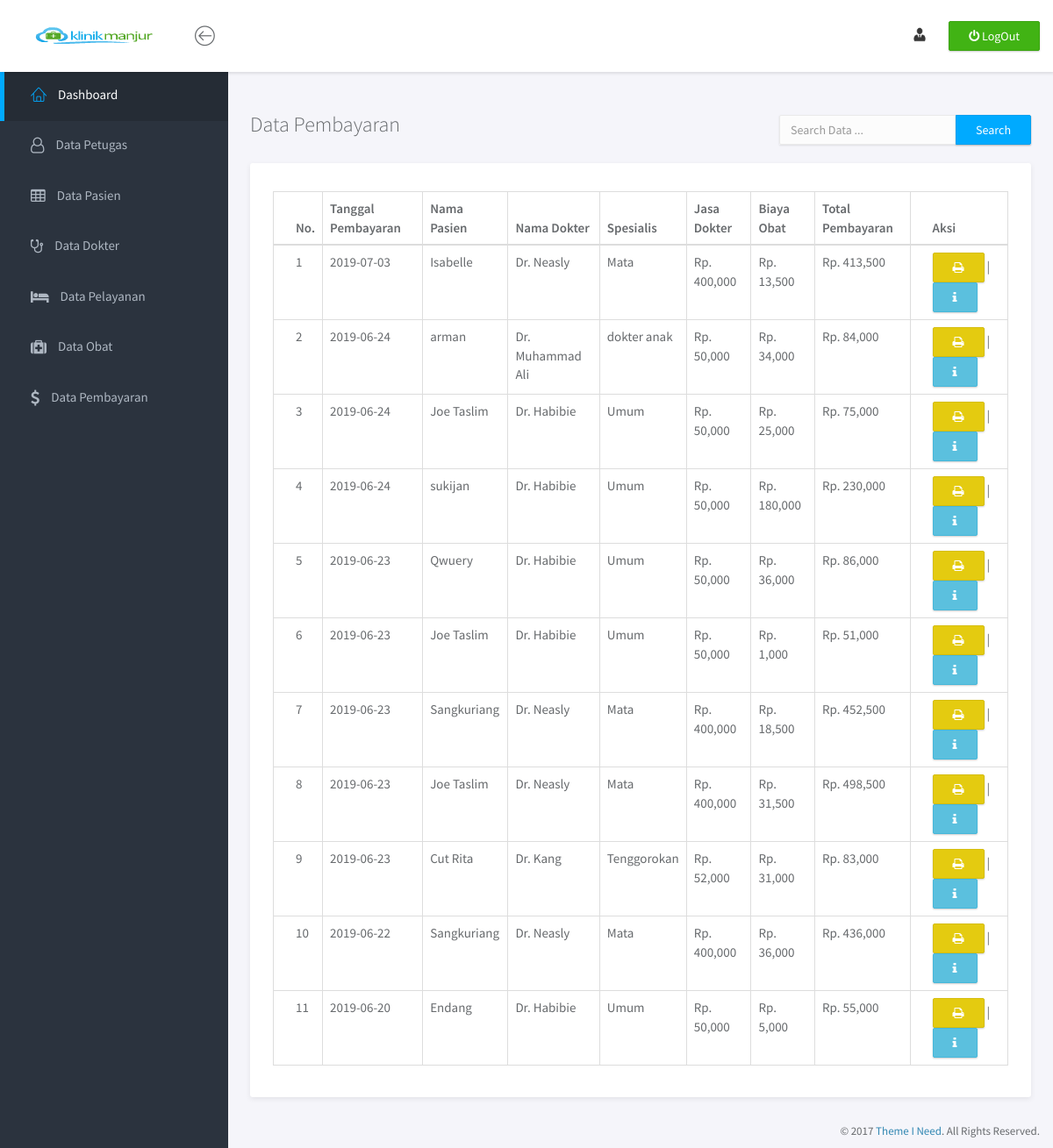
Page /admin/data-biaya.php on the committed database.
### tables this page shows
CREATE TABLE `bayar` (
  `id_bayar` int(11) NOT NULL,
  `id_pasien` int(11) NOT NULL,
  `id_dokter` int(11) NOT NULL,
  `tanggal_bayar` date NOT NULL,
  `tarif` varchar(20) NOT NULL,
  `biaya_resep` varchar(30) NOT NULL,
  `keluhan` text NOT NULL,
  `diagnosa` text NOT NULL,
  `resep` text NOT NULL,
  `total_bayar` varchar(50) NOT NULL
);

CREATE TABLE `pasien` (
  `id_pasien` int(11) NOT NULL,
  `nama_pasien` varchar(50) NOT NULL,
  `lahir_pasien` date NOT NULL,
  `keluarga_pasien` varchar(50) NOT NULL,
  `alamat_pasien` text NOT NULL,
  `jk_pasien` enum('L','P') NOT NULL,
  `telepon_pasien` varchar(15) NOT NULL
);

CREATE TABLE `dokter` (
  `id_dokter` int(11) NOT NULL,
  `nama_dokter` varchar(50) NOT NULL,
  `lahir_dokter` date NOT NULL,
  `alamat` text NOT NULL,
  `telepon` varchar(20) NOT NULL,
  `tarif` varchar(20) NOT NULL,
  `spesialis` varchar(50) NOT NULL,
  `keterangan` text NOT NULL
);

### admin/data-biaya.php (the view, shortened to what this page needs)
<?php
include 'koneksi.php';
?>
<!doctype html>
<html lang="en">
<head>
	<link rel="stylesheet" href="assets/vendor/bootstrap/css/bootstrap.min.css">
	<link rel="stylesheet" href="assets/vendor/font-awesome/css/font-awesome.min.css">
	<link rel="stylesheet" href="assets/vendor/linearicons/style.css">
	<link rel="stylesheet" href="assets/css/main.css">
	<link rel="stylesheet" href="assets/css/demo.css">
</head>
<body>
	<div id="wrapper">
		<nav class="navbar navbar-default navbar-fixed-top">
			<div class="brand">
				<img src="assets/img/manjur.png" alt="Klorofil Logo" class="img-responsive logo">
			</div>
			<div class="container-fluid">
				<div class="navbar-btn">
					<button type="button" class="btn-toggle-fullwidth"><i class="lnr lnr-arrow-left-circle"></i></button>
				</div>
				<div class="navbar-btn navbar-btn-right">
					<a class="btn btn-success update-pro" href="logout.php" title="Log-Out"><i class="fa fa-power-off"></i> <span> LogOut</span></a>
				</div>
				<div id="navbar-menu">
					<ul class="nav navbar-nav navbar-right">
						<li class="dropdown">
							<a href="#" class="dropdown-toggle" data-toggle="dropdown"><img src="assets/img/kepsek.png" class="img-circle" alt="Avatar"> <span><?php print($_SESSION['user']) ?></span></a>
						</li>
					</ul>
				</div>
			</div>
		</nav>
		<div id="sidebar-nav" class="sidebar">
			<div class="sidebar-scroll">
				<nav>
					<ul class="nav">
						<li><a href="dashboard.php" class="active"><i class="lnr lnr-home"></i> <span>Dashboard</span></a></li>
						<li><a href="data-petugas.php" class=""><i class="fa fa-user-o"></i> <span>Data Petugas</span></a></li>
						<li><a href="data-pasien.php" class=""><i class="fa fa-table"></i> <span>Data Pasien</span></a></li>
						<li><a href="data-dokter.php" class=""><i class="fa fa-stethoscope"></i> <span>Data Dokter</span></a></li>
						<li><a href="data-pelayanan.php" class=""><i class="fa fa-bed"></i> <span>Data Pelayanan</span></a></li>
						<li><a href="data-obat.php" class=""><i class="fa fa-medkit"></i> <span>Data Obat</span></a></li>
						<li><a href="data-biaya.php" class=""><i class="fa fa-usd"></i> <span>Data Pembayaran</span></a></li>
					</ul>
				</nav>
			</div>
		</div>
		<div class="main">
			<div class="main-content">
				<div class="container-fluid">
					<form class="navbar-form navbar-right" action="search-pembayaran.php" method="post">
						<div class="input-group">
							<input type="text" name="keyword" value="" class="form-control" placeholder="Search Data ..." autocomplete="off" autofocus>
							<span class="input-group-btn">
								<button type="submit" class="btn btn-primary" name="cari">Search</button>
							</span>
						</div>
					</form>
					<br>
					<h3 class="page-title">Data Pembayaran</h3>
							<div class="panel">
								<br>
								<div class="panel-body">
									<table class="table table-bordered">
										<thead>
											<tr>
												<th>No.</th>
												<th>Tanggal Pembayaran</th>
												<th>Nama Pasien</th>
												<th>Nama Dokter</th>
												<th>Spesialis</th>
												<th>Jasa Dokter</th>
												<th>Biaya Obat</th>
												<th>Total Pembayaran</th>
												<th>Aksi</th>
											</tr>
										</thead>
										<tbody>
											<?php $no=1; ?>
											<?php $ambil = $koneksi ->query("SELECT * FROM bayar
											INNER JOIN pasien ON bayar.id_pasien=pasien.id_pasien
											INNER JOIN dokter ON bayar.id_dokter=dokter.id_dokter ORDER BY id_bayar DESC");?>
											<?php while ($pecah = $ambil -> fetch_assoc()){
											?>
											<tr>
												<td><?php echo $no; ?></td>
												<td><?php echo $pecah["tanggal_bayar"]; ?></td>
												<td><?php echo $pecah["nama_pasien"]; ?></td>
												<td><?php echo $pecah["nama_dokter"]; ?></td>
												<td><?php echo $pecah["spesialis"]; ?></td>
												<td>Rp. <?php echo number_format($pecah["tarif"]); ?></td>
												<td>Rp. <?php echo number_format($pecah["biaya_resep"]); ?></td>
												<td>Rp. <?php echo number_format($pecah["total_bayar"]); ?></td>
												<td>
													<a href="print-pembayaran.php?id=<?php echo $pecah['id_bayar']; ?>" class="btn btn-warning"><i class="fa fa-print"></i> </a> |
													<a href="detail-pembayaran.php?id=<?php echo $pecah['id_bayar']; ?>" class="btn btn-info"><i class="fa fa-info"></i></a>
												</td>
											</tr>
											<?php $no++;  ?>
											<?php } ?>
										</tbody>
									</table>
								</div>
							</div>
				</div>
			</div>
		</div>
		<footer>
			<div class="container-fluid">
				<p class="copyright">&copy; 2017 <a href="https://www.themeineed.com" target="_blank">Theme I Need</a>. All Rights Reserved.</p>
			</div>
		</footer>
	</div>
</body>
</html>

### rows in the picture
bayar: tanggal_bayar "2019-07-03", id_pasien.nama_pasien "Isabelle", id_dokter.nama_dokter "Dr. Neasly", id_dokter.spesialis "Mata", id_dokter.tarif "400,000", biaya_resep "13,500", total_bayar "413,500"
bayar: tanggal_bayar "2019-06-24", id_pasien.nama_pasien "arman", id_dokter.nama_dokter "Dr. Muhammad Ali", id_dokter.spesialis "dokter anak", id_dokter.tarif "50,000", biaya_resep "34,000", total_bayar "84,000"
bayar: tanggal_bayar "2019-06-24", id_pasien.nama_pasien "Joe Taslim", id_dokter.nama_dokter "Dr. Habibie", id_dokter.spesialis "Umum", id_dokter.tarif "50,000", biaya_resep "25,000", total_bayar "75,000"
bayar: tanggal_bayar "2019-06-24", id_pasien.nama_pasien "sukijan", id_dokter.nama_dokter "Dr. Habibie", id_dokter.spesialis "Umum", id_dokter.tarif "50,000", biaya_resep "180,000", total_bayar "230,000"
bayar: tanggal_bayar "2019-06-23", id_pasien.nama_pasien "Qwuery", id_dokter.nama_dokter "Dr. Habibie", id_dokter.spesialis "Umum", id_dokter.tarif "50,000", biaya_resep "36,000", total_bayar "86,000"
bayar: tanggal_bayar "2019-06-23", id_pasien.nama_pasien "Joe Taslim", id_dokter.nama_dokter "Dr. Habibie", id_dokter.spesialis "Umum", id_dokter.tarif "50,000", biaya_resep "1,000", total_bayar "51,000"
bayar: tanggal_bayar "2019-06-23", id_pasien.nama_pasien "Sangkuriang", id_dokter.nama_dokter "Dr. Neasly", id_dokter.spesialis "Mata", id_dokter.tarif "400,000", biaya_resep "18,500", total_bayar "452,500"
bayar: tanggal_bayar "2019-06-23", id_pasien.nama_pasien "Joe Taslim", id_dokter.nama_dokter "Dr. Neasly", id_dokter.spesialis "Mata", id_dokter.tarif "400,000", biaya_resep "31,500", total_bayar "498,500"
bayar: tanggal_bayar "2019-06-23", id_pasien.nama_pasien "Cut Rita", id_dokter.nama_dokter "Dr. Kang", id_dokter.spesialis "Tenggorokan", id_dokter.tarif "52,000", biaya_resep "31,000", total_bayar "83,000"
bayar: tanggal_bayar "2019-06-22", id_pasien.nama_pasien "Sangkuriang", id_dokter.nama_dokter "Dr. Neasly", id_dokter.spesialis "Mata", id_dokter.tarif "400,000", biaya_resep "36,000", total_bayar "436,000"
bayar: tanggal_bayar "2019-06-20", id_pasien.nama_pasien "Endang", id_dokter.nama_dokter "Dr. Habibie", id_dokter.spesialis "Umum", id_dokter.tarif "50,000", biaya_resep "5,000", total_bayar "55,000"
